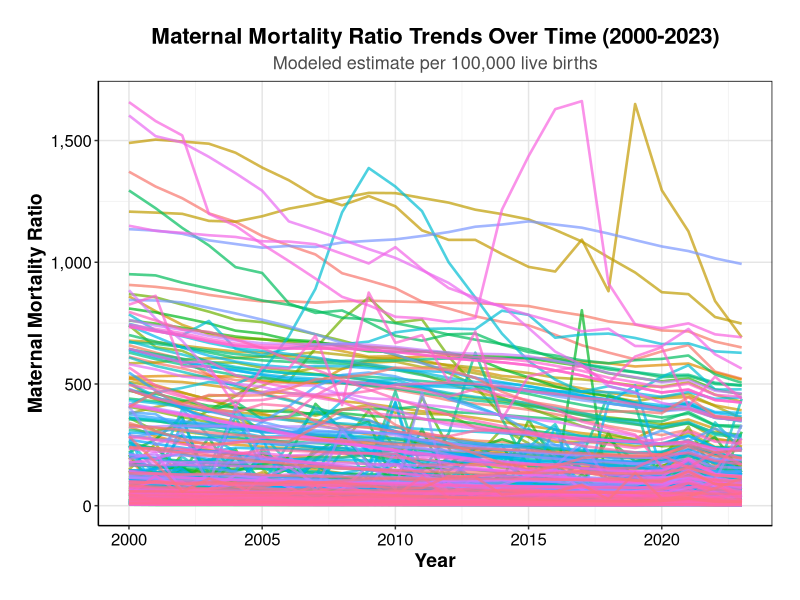
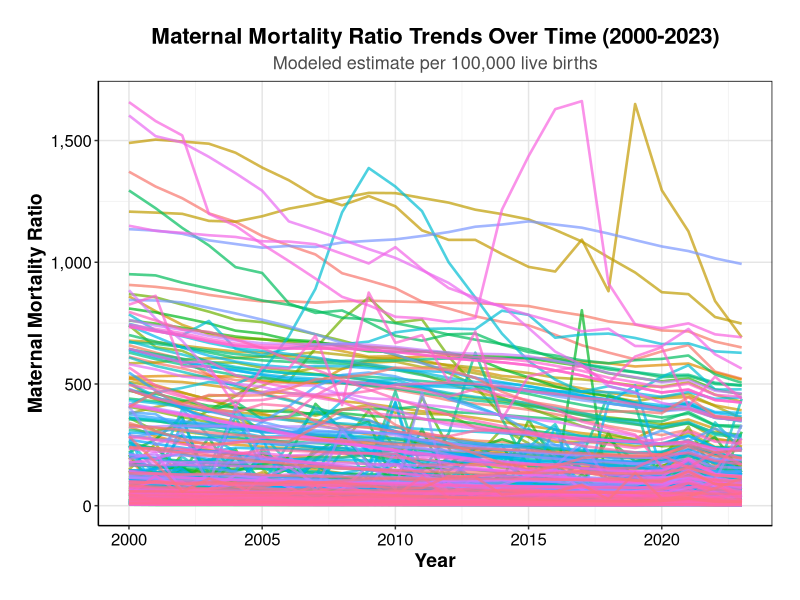

Write R code to recreate these figures, in order.
library(dplyr)
library(tidyr)
library(stringr)
library(ggplot2)

# Load the mean-imputed dataset
data <- read.csv("wb_data_mice_pooled.csv")

# Check the structure of the data
cat("Dataset dimensions:", nrow(data), "rows x", ncol(data), "columns\n")
cat("Available series (first 10):\n")
print(head(unique(data$Series.Name), 10))

# Filter for Maternal Mortality Ratio data
# Note: R's read.csv() converts column names, so "Series Name" becomes "Series.Name"
mmr_df <- data %>%
  filter(Series.Name == "Maternal mortality ratio (modeled estimate, per 100,000 live births)") %>%
  # Select country name and all year columns (which start with "X" followed by year)
  select(Country.Name, starts_with("X")) %>%
  # Reshape from wide to long format
  pivot_longer(-Country.Name, names_to = "Year", values_to = "MMR") %>%
  # Extract the 4-digit year from column names like "X2000..YR2000."
  # The regex "(?<=X)\\d{4}" means: find 4 digits that come after "X"
  mutate(Year = as.numeric(str_extract(Year, "(?<=X)\\d{4}"))) %>%
  # Remove any rows with missing years (shouldn't happen but good practice)
  filter(!is.na(Year)) %>%
  # Filter to only include years 2000-2023 (exclude 2024)
  filter(Year >= 2000 & Year <= 2023)

# Check if we have data
cat("\nMaternal Mortality data found for", length(unique(mmr_df$Country.Name)), "countries\n")
cat("Year range:", min(mmr_df$Year), "to", max(mmr_df$Year), "\n")
cat("Sample of data:\n")
print(head(mmr_df))

# Create the time series plot
p <- ggplot(mmr_df, aes(x = Year, y = MMR, group = Country.Name, color = Country.Name)) +
  geom_line(alpha = 0.7, linewidth = 0.9) +
  labs(
    title = "Maternal Mortality Ratio Trends Over Time (2000-2023)",
    subtitle = "Modeled estimate per 100,000 live births",
    y = "Maternal Mortality Ratio",
    x = "Year"
  ) +
  theme_classic() +  # White background with black axes
  theme(
    # Plot styling
    plot.background = element_rect(fill = "white", color = NA),
    panel.background = element_rect(fill = "white", color = NA),
    
    # Text styling for better readability
    plot.title = element_text(size = 16, face = "bold", color = "black", hjust = 0.5),
    plot.subtitle = element_text(size = 13, color = "gray30", hjust = 0.5),
    axis.title.x = element_text(size = 14, face = "bold", color = "black"),
    axis.title.y = element_text(size = 14, face = "bold", color = "black"),
    axis.text.x = element_text(size = 12, color = "black"),
    axis.text.y = element_text(size = 12, color = "black"),
    
    # Grid lines for better readability
    panel.grid.major = element_line(color = "gray90", linewidth = 0.5),
    panel.grid.minor = element_line(color = "gray95", linewidth = 0.3),
    
    # Remove legend (too many countries)
    legend.position = "none",
    
    # Plot margins
    plot.margin = margin(20, 20, 20, 20)
  ) +
  scale_x_continuous(breaks = seq(2000, 2023, 5)) +
  scale_y_continuous(labels = scales::comma_format()) +
  # Add a subtle border around the plot
  theme(panel.border = element_rect(color = "black", fill = NA, linewidth = 0.5))

# Display the plot
print(p)

# Save the plot
ggsave("maternal_mortality_trends.png", plot = p, width = 12, height = 8, dpi = 300)
cat("\nPlot saved as 'maternal_mortality_trends.png'\n")

# Summary statistics
cat("\nSummary Statistics:\n")
summary_stats <- mmr_df %>%
  group_by(Year) %>%
  summarise(
    Countries = n(),
    Mean_MMR = round(mean(MMR, na.rm = TRUE), 2),
    Median_MMR = round(median(MMR, na.rm = TRUE), 2),
    Min_MMR = round(min(MMR, na.rm = TRUE), 2),
    Max_MMR = round(max(MMR, na.rm = TRUE), 2),
    .groups = 'drop'
  )

print(summary_stats)
  
